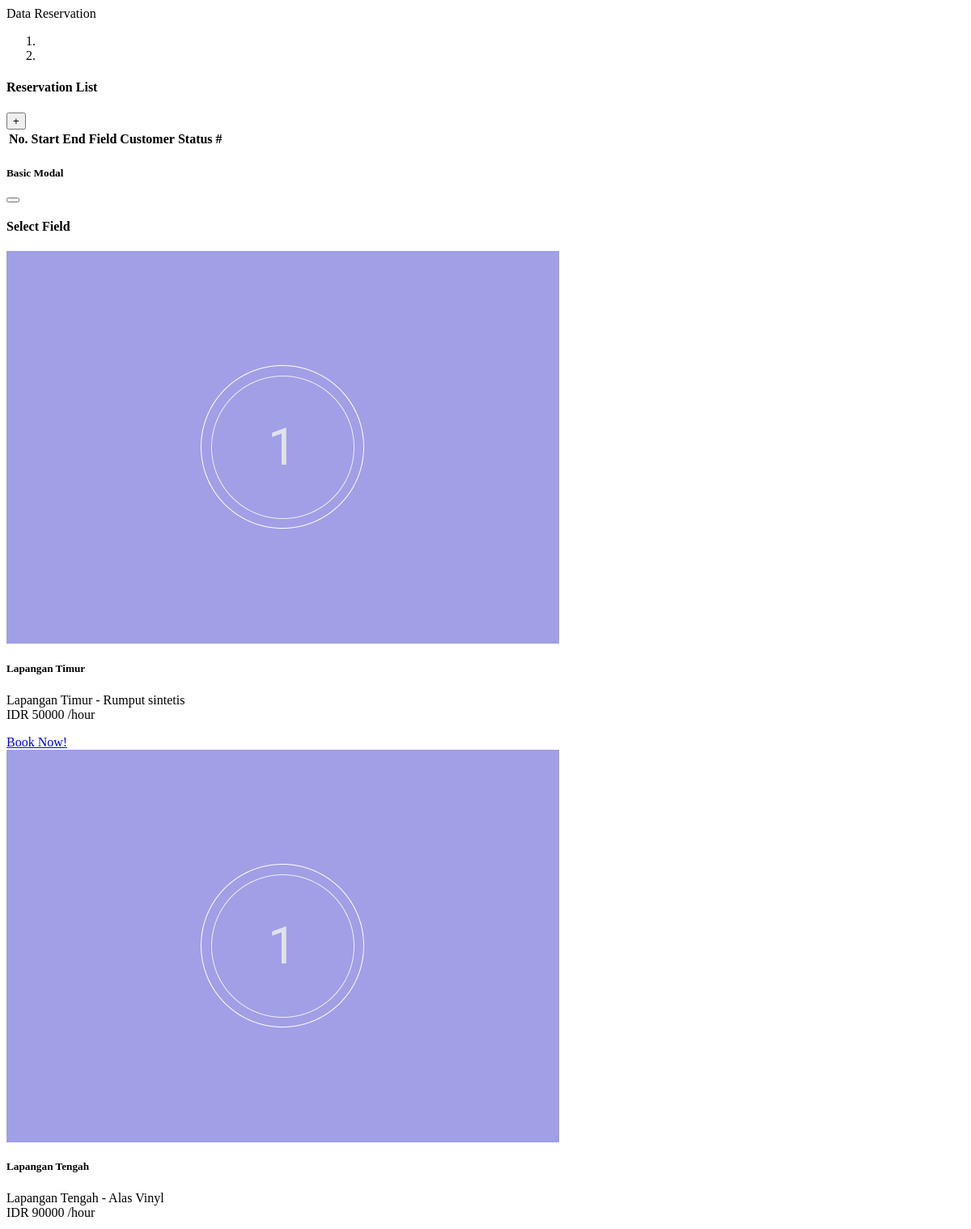
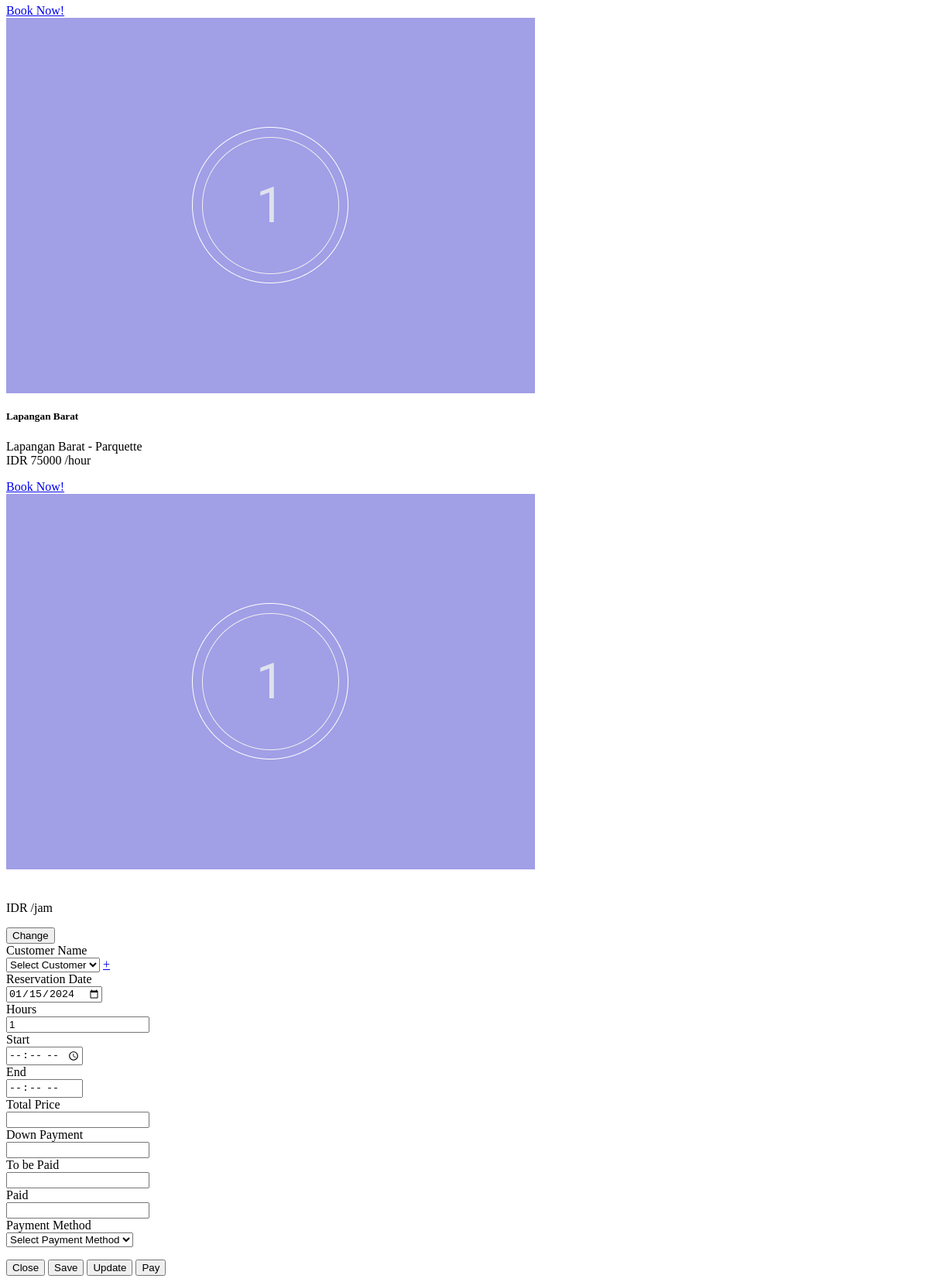
Screenshot of /pages/transaction/booking/booking.php with the database file from the repository (2 pictures, top to bottom).
### tables this page shows
CREATE TABLE `fields` (
  `id_field` int(11) NOT NULL,
  `field_name` varchar(20) NOT NULL,
  `price` int(11) NOT NULL,
  `note` text NOT NULL,
  `created_at` datetime NOT NULL DEFAULT current_timestamp(),
  `updated_at` datetime DEFAULT NULL,
  `deleted_at` datetime DEFAULT NULL,
  `id_user` int(11) NOT NULL
);

### pages/transaction/booking/booking.php (the view, shortened to what this page needs)
<?php
    $query_field = mysqli_query($connect,"SELECT * from fields where deleted_at is null");
?>
            <div class="page-heading">
                <div class="page-title">
                    <div class="row">
                        <div class="col-12 col-md-6 order-md-1 order-last">
                            <p class="text-subtitle text-muted">Data Reservation </p>
                        </div>
                        <div class="col-12 col-md-6 order-md-2 order-first">
                            <nav aria-label="breadcrumb" class="breadcrumb-header float-start float-lg-end">
                                <ol class="breadcrumb">
                                    <li class="breadcrumb-item"><a href="<?php echo $menu_link ?>"><?php echo $menu ?></a></li>
                                    <li class="breadcrumb-item active" aria-current="page"><?php echo $submenu ?></li>
                                </ol>
                            </nav>
                        </div>
                    </div>
                </div>
                <section class="section">
                    <div class="row">
                        <div class="col-md-8 col-sm-12">
                            <div class="card">
                                <div class="card-header">
                                    <h4 class="card-title float-start">Reservation List</h4>
                                    <button id="add" class="btn btn-sm btn-outline-primary float-end">+</button>
                                </div>
                                <div class="card-body">
                                    <div class="table-responsive">
                                        <table class="table table-hover">
                                            <thead>
                                                <tr>
                                                    <th>No.</th>
                                                    <th>Start</th>
                                                    <th>End</th>
                                                    <th>Field</th>
                                                    <th>Customer</th>
                                                    <th>Status</th>
                                                    <th>#</th>
                                                </tr>
                                            </thead>
                                        </table>
                                    </div>
                                </div>
                            </div>
                        </div>
                    </div>
                </section>
            </div>
            <div class="modal fade text-left modal-borderless" id="reservation-modal" tabindex="-1" role="dialog" aria-labelledby="myModalLabel1" aria-hidden="true">
                <div class="modal-dialog modal-lg" role="document">
                    <div class="modal-content">
                        <div class="modal-header bg-primary" id="modal-header">
                            <h5 class="modal-title white" id="myModalLabel1">Basic Modal</h5>
                            <button type="button" class="close rounded-pill"
                                data-bs-dismiss="modal" aria-label="Close">
                            </button>
                        </div>
                        <div class="modal-body">
                            <form class="form form-horizontal" id="form-reservation">
                                <div class="row" id="card-field">
                                    <h4>Select Field</h4>
                                <?php while($r = mysqli_fetch_array($query_field)) { ?>
                                    <div class="col-md-4">
                                        <div class="card">
                                            <img class="card-img-top" src="assets/images/samples/1.png" alt="Card image cap">
                                            <div class="card-body">
                                                <h5 class="card-title"><?php echo $r['field_name'] ?></h5>
                                                <p class="card-text"><?php echo $r['note'].'<br>IDR '.$r['price'].' /hour' ?></p>
                                                <a href="#" class="btn btn-primary" onclick="bookField(<?php echo $r['id_field'] ?>)">Book Now!</a>
                                            </div>
                                        </div>
                                    </div>
                                <?php } ?>
                                </div>
                                            <div class="form-body" id="book-field">
                                                <div class="row">
                                                    <div class="col-md-4">
                                                        <div class="card mb-0">
                                                            <img class="card-img-top" src="assets/images/samples/1.png" alt="Card image cap">
                                                            <div class="card-body">
                                                                <p class="card-text" id="selected_field_note"><?php echo $r['note'].'<br>IDR '.$r['price'].' /jam' ?></p>
                                                                <button type="button" id="change" class="btn btn-sm btn-primary"><i class="fa fa-angle-double-left"></i> Change</button>
                                                            </div>
                                                        </div>
                                                    </div>
                                                    <div class="col-md-8">
                                                        <div class="row">
                                                            <div class="col-md-4">
                                                                <label>Customer Name</label>
                                                            </div>
                                                            <div class="col-md-8 form-group">
                                                                <div class="input-group input-group-sm">
                                                                    <select class="form-control form-control-sm " id="customer" name="customer">
                                                                        <option value="">Select Customer</option>
                                                                    </select>
                                                                    <a class="btn btn-outline-secondary" type="button" target="_blank" href="index.php?pageload=customers"
                                                                        id="button-addon2">+</a>
                                                                </div>
                                                            </div>
                                                            <div class="col-md-4">
                                                                <label>Reservation Date</label>
                                                            </div>
                                                            <div class="col-md-8 form-group">
                                                                <input type="date" id="date" class="form-control form-control-sm"
                                                                    name="date" min="<?php echo date('Y-m-d') ?>" value="<?php echo date('Y-m-d') ?>">
                                                            </div>
                                                            <div class="col-md-4">
                                                                <label>Hours</label>
                                                            </div>
                                                            <div class="col-md-8 form-group">
                                                                <input type="number" value=1 id="hour" class="form-control form-control-sm"
                                                                    name="hour">
                                                            </div>
                                                            <div class="col-md-4">
                                                                <label>Start</label>
                                                            </div>
                                                            <div class="col-md-8 form-group">
                                                                <input type="time" id="start" class="form-control form-control-sm"
                                                                    name="start">
                                                            </div>
                                                            <div class="col-md-4">
                                                                <label>End</label>
                                                            </div>
                                                            <div class="col-md-8 form-group">
                                                                <input type="time" id="end" readonly="readonly" class="form-control form-control-sm"
                                                                    name="end">
                                                            </div>
                                                            <div class="col-md-4">
                                                                <label>Total Price</label>
                                                            </div>
                                                            <div class="col-md-8 form-group">
                                                                <input type="number" id="total" readonly="readonly" class="form-control form-control-sm"
                                                                    name="total">
                                                            </div>
                                                            <div class="col-md-4">
                                                                <label>Down Payment</label>
                                                            </div>
                                                            <div class="col-md-8 form-group">
                                                                <input type="number" id="dp" class="form-control form-control-sm"
                                                                    name="dp">
                                                            </div>
                                                            <div class="col-md-4 payment">
                                                                <label>To be Paid</label>
                                                            </div>
                                                            <div class="col-md-8 form-group payment">
                                                                <input type="number" id="tobepaid" class="form-control form-control-sm"
                                                                    name="tobepaid">
                                                            </div>
                                                            <div class="col-md-4 payment">
                                                                <label>Paid</label>
                                                            </div>
                                                            <div class="col-md-8 form-group payment">
                                                                <input type="number" id="paid" class="form-control form-control-sm"
                                                                    name="paid">
                                                            </div>
                                                            <div class="col-md-4">
                                                                <label>Payment Method</label>
                                                            </div>
                                                            <div class="col-md-8 form-group">
                                                                <select class="form-control form-control-sm" name="payment_method" id="payment_method">
                                                                    <option value="">Select Payment Method</option>
                                                                </select>
                                                            </div>
                                                        </div>
                                                    </div>
                                                </div>
                                            </div>
                                        </form>
                        </div>
                        <div class="modal-footer">
                            <button type="button" class="btn" data-bs-dismiss="modal">
                                <span class="d-none d-sm-block">Close</span>
                            </button>
                            <button type="button" id="save-reservation" class="btn btn-primary ml-1">
                                <span class="d-none d-sm-block">Save</span>
                            </button>
                            <button type="button" id="update-reservation" class="btn btn-primary ml-1">
                                <span class="d-none d-sm-block">Update</span>
                            </button>
                            <button type="button" id="pay-reservation" class="btn btn-primary ml-1">
                                <span class="d-none d-sm-block">Pay</span>
                            </button>
                        </div>
                    </div>
                </div>
            </div>

### rows the page displays
fields: field_name "Lapangan Timur", note "Lapangan Timur - Rumput sintetis", price "50000"
fields: field_name "Lapangan Tengah", note "Lapangan Tengah - Alas Vinyl", price "90000"
fields: field_name "Lapangan Barat", note "Lapangan Barat - Parquette", price "75000"
